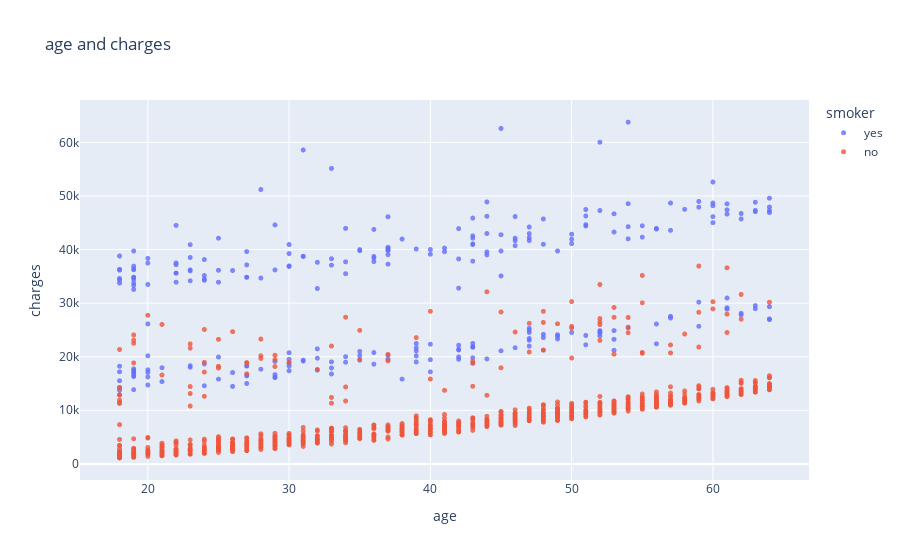

The cell this chart's notebook holds for it:
### Code cell
medical_charges_url = 'https://raw.githubusercontent.com/JovianML/opendatasets/master/data/medical-charges.csv'## imcsv filepoort of 
from urllib.request import urlretrieve
urlretrieve(medical_charges_url,'medical.csv')
import pandas as pd
import jovian
import plotly.express as px
import matplotlib
import matplotlib.pyplot as plt
import seaborn as sns
medical_df=pd.read_csv('medical.csv')
medical_df.age.describe()
medical_df.info()
fig=px.scatter(medical_df,
               x='age',
               y='charges',
               color='smoker',
               opacity=0.8,
               hover_data=['sex'],
               title="age and charges")
fig.update_traces(marker_size=5)
fig.show()

### Figure 1 — Plotly figure (JSON) as saved in the notebook; plotly's stock layout.template omitted (floating-point values rounded to 4 significant figures; data arrays with more than 128 entries replaced by an {"elided": "..."} marker saying what was removed)
{"data": [{"customdata": {"elided": "274x1 str values"}, "hovertemplate": "smoker=yes<br>age=%{x}<br>charges=%{y}<br>sex=%{customdata[0]}<extra></extra>", "legendgroup": "yes", "marker": {"color": "#636efa", "opacity": 0.8, "size": 5, "symbol": "circle"}, "mode": "markers", "name": "yes", "showlegend": true, "type": "scattergl", "x": {"elided": "274 int values"}, "xaxis": "x", "y": {"elided": "274 float values"}, "yaxis": "y"}, {"customdata": {"elided": "1064x1 str values"}, "hovertemplate": "smoker=no<br>age=%{x}<br>charges=%{y}<br>sex=%{customdata[0]}<extra></extra>", "legendgroup": "no", "marker": {"color": "#EF553B", "opacity": 0.8, "size": 5, "symbol": "circle"}, "mode": "markers", "name": "no", "showlegend": true, "type": "scattergl", "x": {"elided": "1064 int values"}, "xaxis": "x", "y": {"elided": "1064 float values"}, "yaxis": "y"}], "layout": {"legend": {"title": {"text": "smoker"}, "tracegroupgap": 0}, "title": {"text": "age and charges"}, "xaxis": {"anchor": "y", "domain": [0, 1], "title": {"text": "age"}}, "yaxis": {"anchor": "x", "domain": [0, 1], "title": {"text": "charges"}}}}
